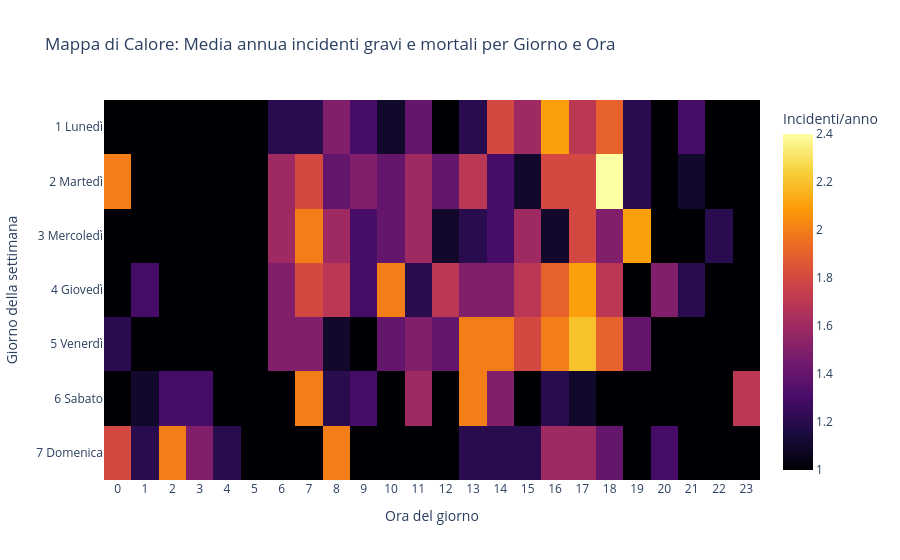

Here is the notebook cell this chart was saved with:
### Code cell
# HeatMap solo gravi e morti

# Prendo solo gravi e morti
df_gravi = df[df['Gravita_IT'].isin(['3 Feriti gravi', '4 Mortali'])]

# Divido il df per avere il conteggio all'anno e non totale
heat_df_gravi = (
    df_gravi.groupby(['Wochentag_IT', 'Unfallstunde', 'Unfalljahr'])
    .size()
    .reset_index(name='conteggio')
    .groupby(['Wochentag_IT', 'Unfallstunde'])['conteggio']
    .mean()
    .reset_index(name='media_annua')
)
heat_df_gravi['media_annua'] = heat_df_gravi['media_annua'].round(1)

# HeatMap
fig_gravi = px.density_heatmap(
    heat_df_gravi,
    x='Unfallstunde',
    y='Wochentag_IT',
    z='media_annua',
    histfunc='avg',
    title="Mappa di Calore: Media annua incidenti gravi e mortali per Giorno e Ora",
    labels={**label_it, 'media_annua': 'Media annua incidenti'},
    color_continuous_scale='Inferno',
    category_orders={'Wochentag_IT': sorted_days_it},
    nbinsx=24
)

# Metto 1 per avere tutti e 24 le ore scritte sotto
fig_gravi.update_layout(
    xaxis=dict(dtick=1),
    coloraxis_colorbar=dict(title="Incidenti/anno")
)

fig_gravi.show()

### Figure 1 — Plotly figure (JSON) as saved in the notebook; plotly's stock layout.template omitted (floating-point values rounded to 4 significant figures; data arrays with more than 128 entries replaced by an {"elided": "..."} marker saying what was removed)
{"data": [{"coloraxis": "coloraxis", "histfunc": "avg", "hovertemplate": "Ora del giorno=%{x}<br>Giorno della settimana=%{y}<br>avg of Media annua incidenti=%{z}<extra></extra>", "name": "", "nbinsx": 24, "type": "histogram2d", "x": {"elided": "160 float values"}, "xaxis": "x", "xbingroup": "x", "y": {"elided": "160 str values"}, "yaxis": "y", "ybingroup": "y", "z": {"elided": "160 float values"}}], "layout": {"coloraxis": {"colorbar": {"title": {"text": "Incidenti/anno"}}, "colorscale": [[0, "#000004"], [0.1111, "#1b0c41"], [0.2222, "#4a0c6b"], [0.3333, "#781c6d"], [0.4444, "#a52c60"], [0.5556, "#cf4446"], [0.6667, "#ed6925"], [0.7778, "#fb9b06"], [0.8889, "#f7d13d"], [1, "#fcffa4"]]}, "legend": {"tracegroupgap": 0}, "title": {"text": "Mappa di Calore: Media annua incidenti gravi e mortali per Giorno e Ora"}, "xaxis": {"anchor": "y", "domain": [0, 1], "dtick": 1, "title": {"text": "Ora del giorno"}}, "yaxis": {"anchor": "x", "categoryarray": ["7 Domenica", "6 Sabato", "5 Venerdì", "4 Giovedì", "3 Mercoledì", "2 Martedì", "1 Lunedì"], "categoryorder": "array", "domain": [0, 1], "title": {"text": "Giorno della settimana"}}}}
